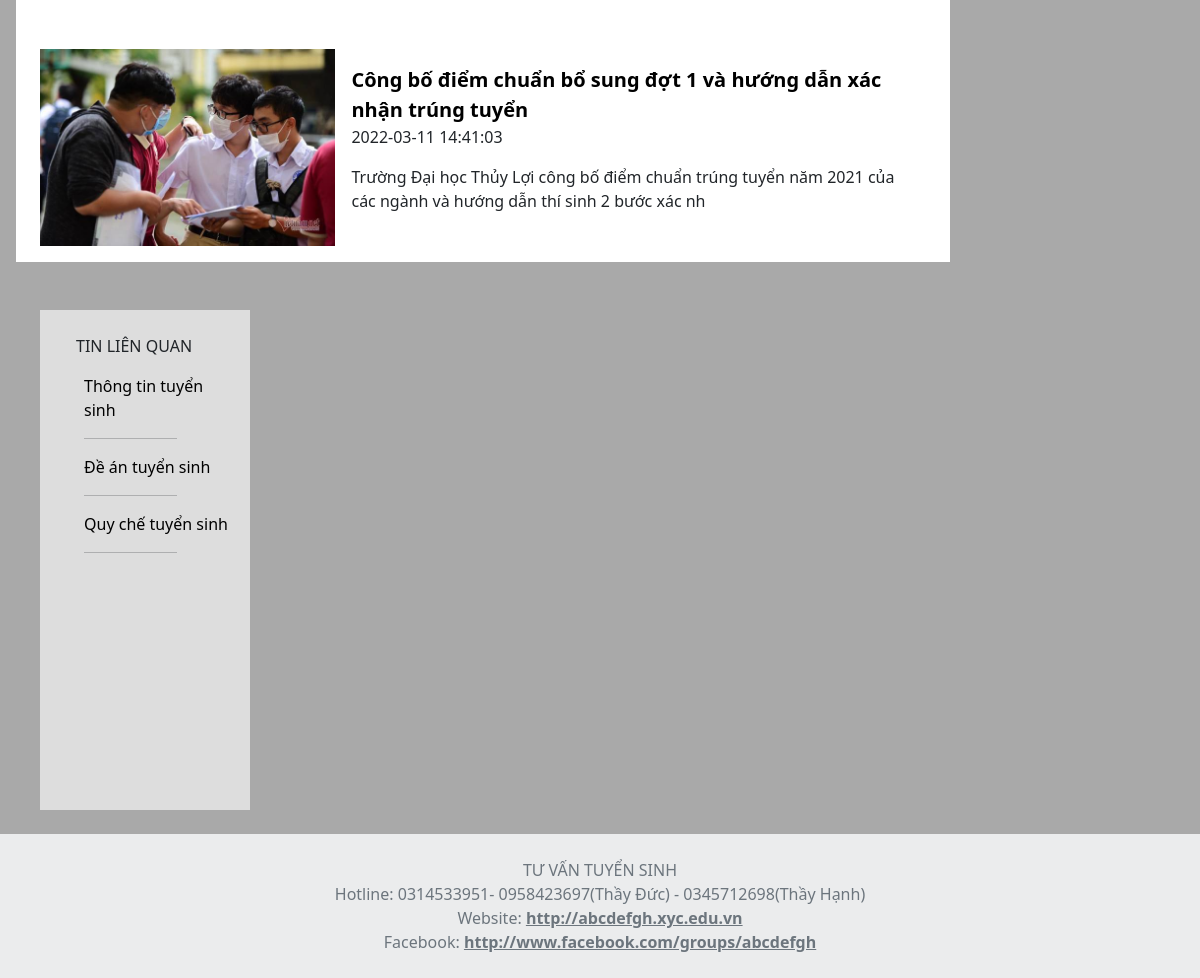
/Src/User/enrollment-infor.php (lower part), run on an earlier commit of the app's database.
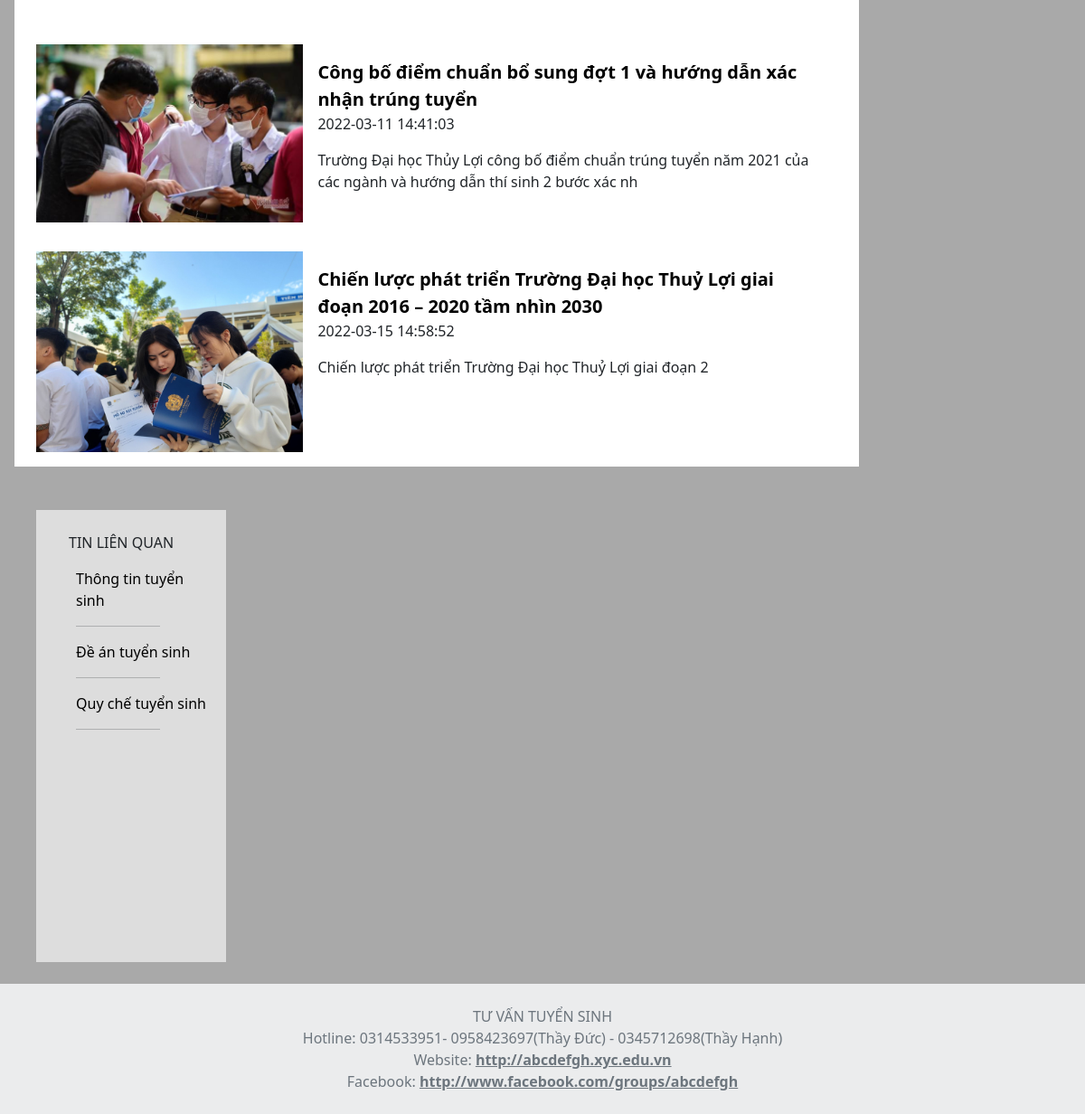
And on a later commit of the database.
### tables this page shows
CREATE TABLE `posts` (
  `PostID` int(10) UNSIGNED NOT NULL,
  `Category` varchar(50) NOT NULL,
  `Title` varchar(255) NOT NULL,
  `Content` longtext NOT NULL,
  `CreatedAt` timestamp NOT NULL DEFAULT current_timestamp() ON UPDATE current_timestamp(),
  `Image` varchar(255) NOT NULL,
  `UserID` int(10) UNSIGNED NOT NULL
);

### Src/User/enrollment-infor.php (the view, shortened to what this page needs)
<?php include ('header.php');  ?>
<?php include('../config.php'); ?>
    <div class="row mx-3">
    <?php
            $sql = "SELECT * FROM posts WHERE Category = N'Thông tin tuyển sinh'";
            $result = mysqli_query($conn,$sql);
            if(mysqli_num_rows($result) > 0){
              echo'<div class="left-column my-4 px-4  " >';
              while($row = mysqli_fetch_assoc($result)){
                    echo'<div class="row g-0 py-3">';
                        echo'<div class="col-md-4">
                        <a href="detail-post1.php?id='.$row['PostID'].'" >
                        <img src="../Images/'.$row['Image'].'" class="img-fluid " alt="...">
                        </a>
                        </div>';
                        echo'<div class="col-md-8">';
                        echo'  <div class="card-body">
                                <a href="detail-post1.php?id='.$row['PostID'].'" class="my-text">'.$row['Title'].'</a>
                                <p class="card-text">'.$row['CreatedAt'].'</p>
                                <p class="card-content" >'.strip_tags(substr($row['Content'],0,180)).'</p>
                            </div>';
                       echo' </div>';
                   echo'</div>';
                }
        echo'</div>';
            }
        ?>
    <div class="right-column my-4 py-4 ms-4 col-6 ">
            <p><span class="text-align-center  px-4 " >
                TIN LIÊN QUAN</span></p>
                <ol>
                    <li type="none">
                        <a style="text-decoration: none; color:black" href="#">Thông tin tuyển sinh</a>
                    </li>
                    <hr width="60%">
                    <li type="none">
                        <a style="text-decoration: none; color:black" href="#">Đề án tuyển sinh</a>
                    </li>
                    <hr width="60%">
                    <li type="none">
                        <a style="text-decoration: none; color:black" href="#">Quy chế tuyển sinh</a>
                    </li>
                    <hr width="60%">
                </ol>
        </div>
    </div>
<?php
    include ('footer.php');
?>

### Src/User/header.php (shortened to what this page needs)
<!doctype html>
<html lang="en">
  <head>
    <link href="https://cdn.jsdelivr.net/npm/bootstrap@5.0.2/dist/css/bootstrap.min.css" rel="stylesheet">
    <link rel="stylesheet" href="../Css/style.css">
    <link rel="stylesheet" href="https://cdnjs.cloudflare.com/ajax/libs/font-awesome/4.7.0/css/font-awesome.min.css">
    <link rel="stylesheet" href="https://cdnjs.cloudflare.com/ajax/libs/aos/2.3.4/aos.css">
  </head>
  <body style="background-color: darkgray">

### Src/User/footer.php (shortened to what this page needs)
<footer class="text-center text-lg-start bg-light text-muted">
    <div class="text-center text-bold p-4" style="background-color: rgba(0, 0, 0, 0.05);">
      TƯ VẤN TUYỂN SINH
        </br>Hotline: 0314533951- 0958423697(Thầy Đức) - 0345712698(Thầy Hạnh)
        </br> Website:
            <a class="text-reset fw-bold" href="#">http://abcdefgh.xyc.edu.vn</a>
        </br> Facebook:
            <a class="text-reset fw-bold" href="#">http://www.facebook.com/groups/abcdefgh</a>
    </div>
</footer>
  </body>
</html>

### Src/Css/style.css (style rules this page uses)
.left-column { width: 70%; height: 150px; background: #ddd; }
.right-column { width: 30%; height: 150px; background: #959595; }
* { margin: 0; padding: 0; }
.my-text { text-decoration: none; font-size: 1.25rem; color: black; font-weight: bolder; }
.left-column { width: 80%; height: 100%; background: white; float:left; }
.right-column { width: 18%; height: 500px; background: #ddd; float:right; }

What changed in the data, as far as the page shows it:
added posts: Image (picture), Title "Chiến lược phát triển Trường Đại học Thuỷ Lợi giai đoạn 2016 – 2020 tầm nhìn 2030", CreatedAt "2022-03-15 14:58:52", Content "Chiến lược phát triển Trường Đại học Thuỷ Lợi giai đoạn 2"
